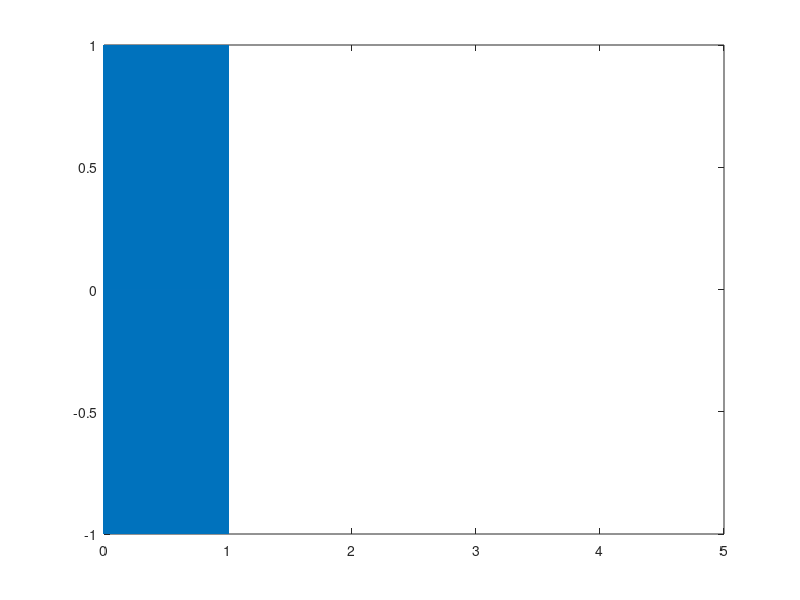

The MATLAB script that drew this image:
fs = 96000;
fc = 4000;
T = 5.0;
ts = 1.0;
dt = 1.0/fs;
sig = [sin(2*pi*fc*(0:1:floor(ts*fs)) * dt), ...
    zeros(1,floor((T-ts)*fs))];
   
t = dt*(0:1:length(sig)-1);
plot(t,sig);
fid = fopen('CW_4000_1s.dat','w');
for i=1:length(sig);
    fwrite(fid,sig(i),'float32');
end
fclose(fid);

